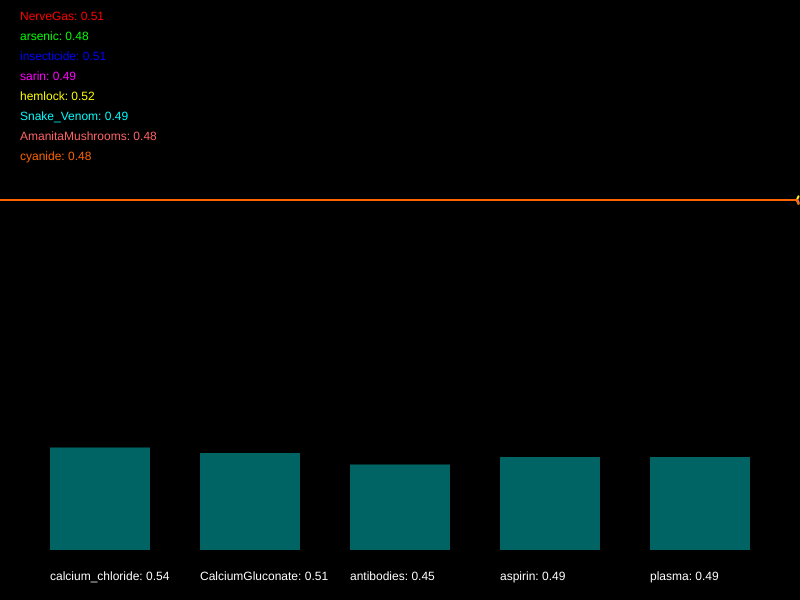
Frame 1 (no input)
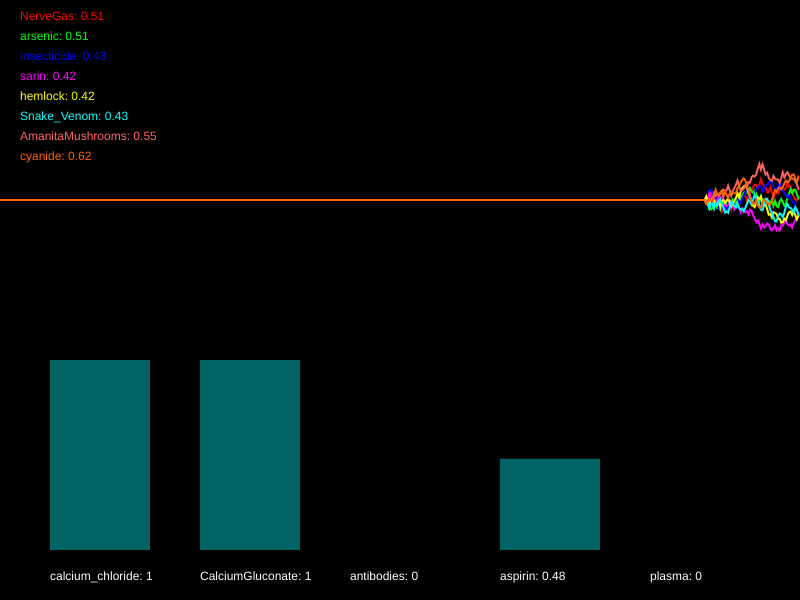
Frame 60 (no input)
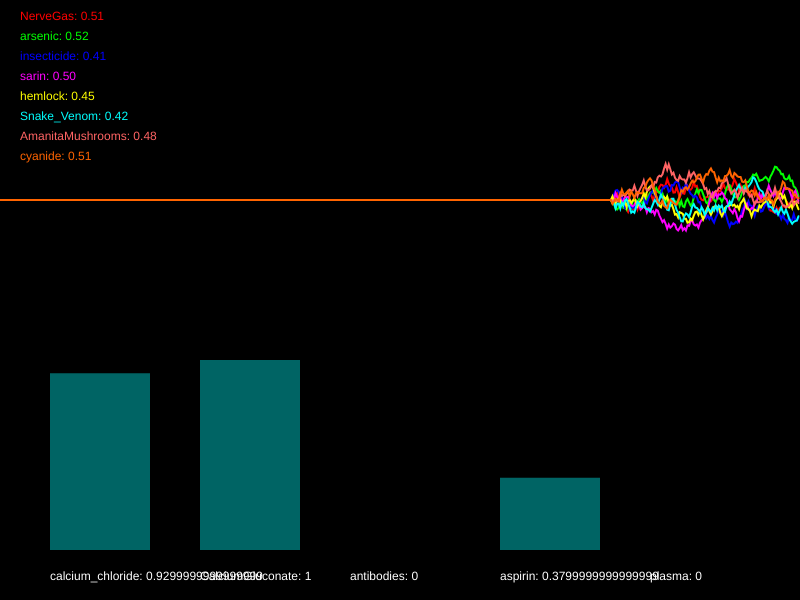
Frame 120 (the mouse pressed at the canvas centre since frame 60)

The p5.js sketch that drew these frames (run headless with seeded random() and noise() and a simulated clock; from frame 60 on, the mouse is pressed at the canvas centre):

// p5.js sketch
// ── sketch.js
/*

Officer: 1845677
CaseNum: 401-3-25497163-1845677

Case 401 - The Case of Norbert's Weiner Stand
Stage 4 - Mortal Cupcake

It seems that Norbert is getting desperate now. In what appears to be his final stand he has set up his own cupcake shop. The laced cupcakes look delicious but they are extremely dangerous. Just a brief whiff of one can induce a series of
deadly symptoms. This is Norbert’s most complex poison to date, so you’ll have to work hard to produce a viable antidote.

You must develop the antidote by using conditional statements in the draw loop to do the following.

	- If hemlock dips below 0.75, or on the other hand, NerveGas goes above 0.66 and AmanitaMushrooms dips below 0.66, try decreasing calcium_chloride by 0.01
	- If sarin goes above 0.27 or cyanide goes above 0.49, whilst at the same time, Snake_Venom goes above 0.44 and insecticide goes above 0.35, try increasing calcium_chloride by 0.05
	- If AmanitaMushrooms goes above 0.29 or Snake_Venom dips below 0.26, or on the other hand, hemlock goes above 0.42 and sarin goes above 0.55, try decreasing CalciumGluconate by 0.04
	- If either insecticide dips below 0.31, arsenic goes above 0.3, NerveGas dips below 0.71, or perhaps cyanide dips below 0.69, increase CalciumGluconate by 0.05
	- If either NerveGas goes above 0.38, sarin dips below 0.53, arsenic dips below 0.61, or perhaps cyanide goes above 0.33, try decreasing antibodies by 0.05
	- When insecticide dips below 0.29, hemlock goes above 0.58, and also AmanitaMushrooms goes above 0.52, increase antibodies by 0.01
	- When Snake_Venom dips below 0.41 or hemlock goes above 0.27, whilst at the same time, insecticide dips below 0.67, try decreasing aspirin by 0.01
	- When cyanide dips below 0.63 or AmanitaMushrooms goes above 0.34, whilst at the same time, NerveGas goes above 0.53, increment aspirin by 0.02
	- If either NerveGas goes above 0.41, AmanitaMushrooms dips below 0.57, or perhaps Snake_Venom goes above 0.35, reduce plasma by 0.01
	- If arsenic goes above 0.66 or hemlock goes above 0.61, whilst at the same time, insecticide goes above 0.61 and sarin dips below 0.5, try increasing plasma by 0.03


Your conditional statements should consider the following poisons:

	- NerveGas
	- arsenic
	- insecticide
	- sarin
	- hemlock
	- Snake_Venom
	- AmanitaMushrooms
	- cyanide


Your conditional statements should modify the following antidotes:

	- calcium_chloride
	- CalciumGluconate
	- antibodies
	- aspirin
	- plasma


- There are many ways to complete this task but you should only use the following commands:

	if(){}
	>
	<
	&&
	||
	+=
	-=

*/

//Declare the poison variables
var NerveGas;
var arsenic;
var insecticide;
var sarin;
var hemlock;
var Snake_Venom;
var AmanitaMushrooms;
var cyanide;


//Declare the antidote variables
var calcium_chloride;
var CalciumGluconate;
var antibodies;
var aspirin;
var plasma;


//This variable is used for drawing the graph
var graphs;


function setup()
{

	createCanvas(800,600);
	strokeWeight(2);

	//initialise the poisons and antidotes
	NerveGas = 0.5;
	arsenic = 0.5;
	insecticide = 0.5;
	sarin = 0.5;
	hemlock = 0.5;
	Snake_Venom = 0.5;
	AmanitaMushrooms = 0.5;
	cyanide = 0.5;
	calcium_chloride = 0.5;
	CalciumGluconate = 0.5;
	antibodies = 0.5;
	aspirin = 0.5;
	plasma = 0.5;


	//fills the graph with empty values
	graphs = [];

	for(var i = 0; i < 8; i++)
	{
		graphs.push([]);
		for(var j = 0; j < 512; j++)
		{
			graphs[i].push(0.5);
		}
	}

}

function draw()
{

	//Develop the antidote below
	//Write conditional statements to change the amount of each substance ...

// If statement 1
if(hemlock < 0.75 || (NerveGas > 0.66 && AmanitaMushrooms < 0.66)) {
  calcium_chloride -= 0.01;
}

// If statement 2  
if(sarin > 0.27 && Snake_Venom > 0.44 && insecticide > 0.35 || cyanide > 0.49 && Snake_Venom > 0.44 && insecticide > 0.35) {
  calcium_chloride += 0.05; 
}

// If statement 3
if(AmanitaMushrooms > 0.29 || Snake_Venom < 0.26 || 
  (hemlock > 0.42 && sarin > 0.55)) {
    CalciumGluconate -= 0.04;
}

// If statement 4
if(insecticide < 0.31 || arsenic > 0.3 || 
   NerveGas < 0.71 || cyanide < 0.69) {
    CalciumGluconate += 0.05;
}

// If statement 5 
if(NerveGas > 0.38 || sarin < 0.53 || 
   arsenic < 0.61 || cyanide > 0.33) {
    antibodies -= 0.05;
}

// If statement 6
if(insecticide < 0.29 && hemlock > 0.58 && 
   AmanitaMushrooms > 0.52) {
    antibodies += 0.01;
}

// If statement 7
if(Snake_Venom < 0.41 && 
   insecticide < 0.67|| hemlock > 0.27 && 
   insecticide < 0.67) {
    aspirin -= 0.01;
}  

// If statement 8 
if(cyanide < 0.63 && NerveGas > 0.53|| AmanitaMushrooms > 0.34 &&
   NerveGas > 0.53) {
    aspirin += 0.02;
}

// If statement 9
if(NerveGas > 0.41 || AmanitaMushrooms < 0.57 || Snake_Venom > 0.35) {
    plasma -= 0.01;
}

// If statement 10
if(arsenic > 0.66 && insecticide > 0.61 && sarin < 0.5 || hemlock > 0.61 && insecticide > 0.61 && sarin < 0.5) {
    plasma += 0.03;
}


	//////////////////////////////////////////////////////

	//the code below generates new values using random numbers

	/*
		For testing, you might want to temporarily comment out
		these lines and set the same variables to constant values
		instead.
	*/

	NerveGas = nextValue(graphs[0],NerveGas);
	arsenic = nextValue(graphs[1],arsenic);
	insecticide = nextValue(graphs[2],insecticide);
	sarin = nextValue(graphs[3],sarin);
	hemlock = nextValue(graphs[4],hemlock);
	Snake_Venom = nextValue(graphs[5],Snake_Venom);
	AmanitaMushrooms = nextValue(graphs[6],AmanitaMushrooms);
	cyanide = nextValue(graphs[7],cyanide);


	calcium_chloride = constrain(calcium_chloride, 0, 1);
	CalciumGluconate = constrain(CalciumGluconate, 0, 1);
	antibodies = constrain(antibodies, 0, 1);
	aspirin = constrain(aspirin, 0, 1);
	plasma = constrain(plasma, 0, 1);


	///////// DO NOT CHANGE THE CODE BELOW ///////////

	//drawing code

	// set background
	background(0);
	noFill();

	//draw the graphs for the vitals

	var colors = [
		color(255, 0, 0),
		color(0, 255, 0),
		color(0, 0, 255),
		color(255, 0, 255),
		color(255, 255, 0),
		color(0, 255, 255),
		color(255, 100, 100),
		color(255, 100, 0)
	];

	for(var i = 0; i < graphs.length; i++)
	{
		stroke(colors[i]);
		drawGraph(graphs[i]);
	}

	//draw the poisons as text
	noStroke();
	fill(colors[0]);
	text('NerveGas: ' + nf(NerveGas,1,2), 20,20);
	fill(colors[1]);
	text('arsenic: ' + nf(arsenic,1,2), 20,40);
	fill(colors[2]);
	text('insecticide: ' + nf(insecticide,1,2), 20,60);
	fill(colors[3]);
	text('sarin: ' + nf(sarin,1,2), 20,80);
	fill(colors[4]);
	text('hemlock: ' + nf(hemlock,1,2), 20,100);
	fill(colors[5]);
	text('Snake_Venom: ' + nf(Snake_Venom,1,2), 20,120);
	fill(colors[6]);
	text('AmanitaMushrooms: ' + nf(AmanitaMushrooms,1,2), 20,140);
	fill(colors[7]);
	text('cyanide: ' + nf(cyanide,1,2), 20,160);


	//draw the antidotes bar chart
	drawBar(calcium_chloride,50,'calcium_chloride');
	drawBar(CalciumGluconate,200,'CalciumGluconate');
	drawBar(antibodies,350,'antibodies');
	drawBar(aspirin,500,'aspirin');
	drawBar(plasma,650,'plasma');


}

function nextValue(graph, val)
{
	//gets the next value for a vital and puts it in an array for drawing
	var delta = random(-0.03,0.03);

	val += delta;
	if(val > 1 || val < 0)
	{
		delta *= -1;
		val += delta * 2;
	}

	graph.push(val)
	graph.shift();
	return val;
}

function drawGraph(graph)
{
	//draws an array as a graph
	beginShape();
	for(var i = 0; i < graph.length; i++)
	{
			vertex(width * i/512, height * 0.5 - graph[i]* height/3)
	}
	endShape();
}


function drawBar(val, x, name)
{
	//draws the bars for bar chart
    noStroke();
    fill(0,100,100);
	var mh = height * 0.4 - 50;
	rect(x,(height - 50) - val*mh, 100, val*mh);
    fill(255);
	text(name + ": " + val, x, height - 20);
}
